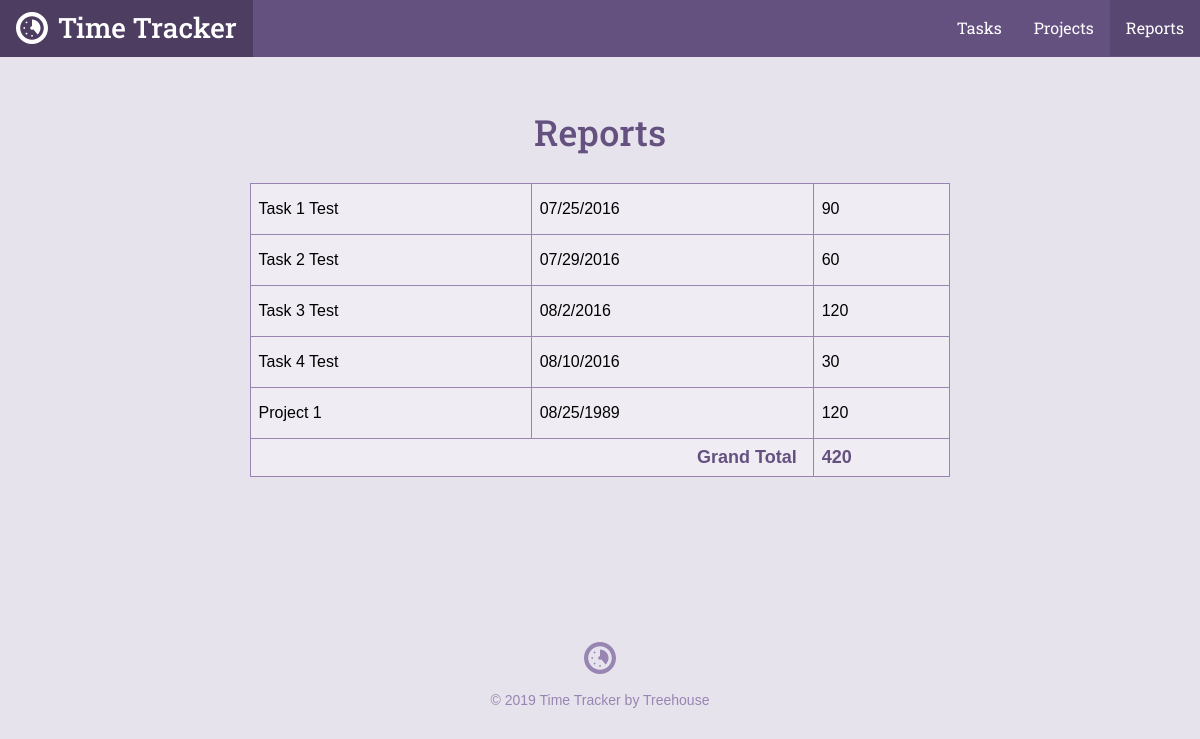
The app's page /reports.php with its own data.
### tables this page shows
CREATE TABLE `tasks` (
	`task_id`	INTEGER PRIMARY KEY AUTOINCREMENT,
	`project_id`	INTEGER,
	`title`	TEXT,
	`date`	INTEGER NOT NULL,
	`time`	TEXT NOT NULL
);

### inc/functions.php (called while the page is built, shortened)
<?php
function get_task_list() {
    include('connection.php');
    $sql = "SELECT tasks.*, projects.title as project FROM tasks JOIN projects ON tasks.project_id = projects.project_id";
    try {
        return $db->query($sql);
    } catch(Exception $e) {
        echo "Error: " .$e->getMessage() . "<br/>";
        return array();
    }
}

### reports.php (the view, shortened to what this page needs)
<?php
require 'inc/functions.php';
include 'inc/header.php';
?>
<div class="col-container page-container">
    <div class="col col-70-md col-60-lg col-center">
        <div class="col-container">
            <h1 class='actions-header'>Reports</h1>
        </div>
        <div class="section page">
            <div class="wrapper">
                <table>
                    <?php
                    $total = 0;
                    foreach (get_task_list() as $item) {
                        $total += $item["time"];
                        echo "<tr>\n";
                        echo "<td>" . $item["title"] . "</td>";
                        echo "<td>" . $item["date"] . "</td>";
                        echo "<td>" . $item["time"] . "</td>";
                        echo "</tr>\n";
                    }
                    ?>
                    <tr>
                        <th class='grand-total-label' colspan='2'>Grand Total</th>
                        <th class='grand-total-number'><?php echo $total; ?></th>
                    </tr>
                </table>
            </div>
        </div>
    </div>
</div>
<?php include "inc/footer.php"; ?>

### css/style.css (style rules this page uses)
*,:after,:before { box-sizing:border-box }
html { font-family:sans-serif;-ms-text-size-adjust:100%;-webkit-text-size-adjust:100% }
body { margin:0 }
h1 { font-size:2em;margin:.67em 0 }
table { border-collapse:collapse;border-spacing:0 }
td,th { padding:0 }
html { font-size:100%;line-height:1.5;-webkit-tap-highlight-color:transparent }
body { font-size:1rem;font-family:"Gotham Rounded A","Gotham Rounded B","Helvetica",Helvetica,Arial,sans-serif;font-style:normal;font-weight:400 }
.col { float:left;width:100% }
.col-container:before,.col-container:after { content:" ";display:table }
.col-container:after { clear:both }
.col-center { float:none;margin:0 auto }
@media screen and (min-width: 680px) { .col-70-md { width:70% !important } }
@media screen and (min-width: 960px) { .col-60-lg { width:60% !important } }
h1,h2,h3,h4,h5,h6 { color:#40484a;display:block;font-weight:500;margin:0;text-rendering:optimizeLegibility }
h1 { font-size:2.25rem }
body { background-color:#e7e3ed }
h1,h2,h3,h4,h5,h6 { color:#645180;font-family:"Roboto Slab", Helvetica, Arial, sans-serif }
.col-container { margin:0 auto;max-width:1200px }
.actions-header { margin-bottom:1.5rem }
.page-container { text-align:center }
@media screen { .page-container { padding:1.5rem 1rem 0 1rem } }
@media screen and (min-width: 680px) { .page-container { padding-top:3rem } }
table { width:100%;text-align:left;background-color:#f4f2f7 }
@media screen { table { margin-bottom:1.5rem } }
@media screen and (min-width: 680px) { table { margin-bottom:0 } }
th,td { padding:.5rem;background-color:#efecf3;border:solid 1px #9885b2 !important }
td { padding:1rem .5rem }
th { font-size:.875rem }
.grand-total-label { text-align:right;padding-right:1rem;color:#645180;font-size:1.125rem }
.grand-total-number { color:#645180;font-size:1.125rem }

### records on screen
tasks: title "Task 1 Test", date "07/25/2016", time "90"
tasks: title "Task 2 Test", date "07/29/2016", time "60"
tasks: title "Task 3 Test", date "08/2/2016", time "120"
tasks: title "Task 4 Test", date "08/10/2016", time "30"
tasks: title "Project 1", date "08/25/1989", time "120"

### other values on screen
$total "420"
